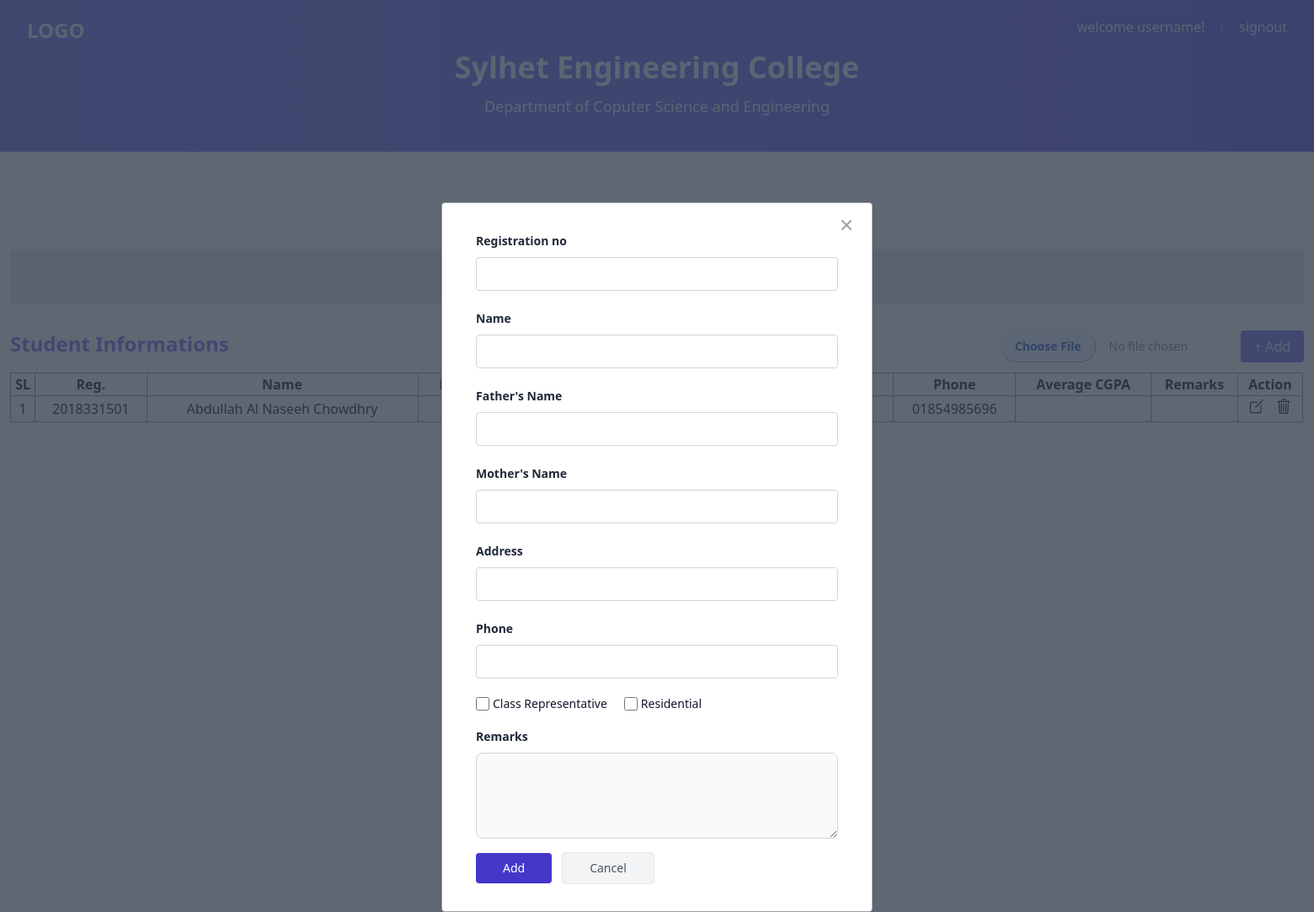
The app's page /main/students/CSE-12 with its own data.
### main/models.py (models this page shows)
class Student(models.Model):
    id = models.AutoField
    reg_no = models.CharField(max_length=10, default="")
    batch_no = models.CharField(max_length=6, default="")
    session = models.CharField(max_length=8, default="")
    name = models.CharField(max_length=60, default="")
    father_name = models.CharField(max_length=60, default="")
    mother_name = models.CharField(max_length=60, default="")
    address = models.CharField(max_length=100, default="")
    phone = models.CharField(max_length=11, default="")
    isResidential = models.BooleanField(default=False)
    isCR = models.BooleanField(default=False)
    average_cgpa = models.FloatField(default=0)
    remarks = models.CharField(max_length=500, default="")

### main/views.py (the view)
# urls.py: path('students/<str:batch_no>', views.students_view, name="students_view")
def students_view(request, batch_no):
    students = Student.objects.filter(batch_no=batch_no)
    batch = Batch.objects.filter(batch_no=batch_no).first()
    session = batch.session
    return render(request, 'main/students.html', {'batch_no':batch_no, 'session':session, 'students':students})

### main/templates/main/students.html (shortened to what this page needs)
{% extends 'main/base.html' %}
{% block body %}
    <dh-component>
        <div
          class="py-60 bg-gray-700/80 transition duration-300 ease-in-out z-10 absolute top-0 right-0 bottom-0 left-0"
          id="AddStudentModal"
        >
          <div role="alert" class="container mx-auto w-11/12 md:w-2/3 max-w-lg">
            <div
              class="relative py-8 px-5 md:px-10 bg-white shadow-md rounded border border-gray-400"
            >
                <label
                    for="reg_no"
                    class="text-gray-800 text-sm font-bold leading-tight tracking-normal"
                >Registration no</label
                >
                <input
                    id="reg_no"
                    class="mb-5 mt-2 text-gray-600 focus:outline-none focus:border focus:border-indigo-700 font-normal w-full h-10 flex items-center pl-3 text-sm border-gray-300 rounded border"
                    placeholder=""
                />
                <label
                    for="name"
                    class="text-gray-800 text-sm font-bold leading-tight tracking-normal"
                >Name</label
                >
                <input
                    id="name"
                    class="mb-5 mt-2 text-gray-600 focus:outline-none focus:border focus:border-indigo-700 font-normal w-full h-10 flex items-center pl-3 text-sm border-gray-300 rounded border"
                    placeholder=""
                />
                <label
                    for="father_name"
                    class="text-gray-800 text-sm font-bold leading-tight tracking-normal"
                >Father's Name</label
                >
                <input
                    id="father_name"
                    class="mb-5 mt-2 text-gray-600 focus:outline-none focus:border focus:border-indigo-700 font-normal w-full h-10 flex items-center pl-3 text-sm border-gray-300 rounded border"
                    placeholder=""
                />
                <label
                    for="mother_name"
                    class="text-gray-800 text-sm font-bold leading-tight tracking-normal"
                >Mother's Name</label
                >
                <input
                    id="mother_name"
                    class="mb-5 mt-2 text-gray-600 focus:outline-none focus:border focus:border-indigo-700 font-normal w-full h-10 flex items-center pl-3 text-sm border-gray-300 rounded border"
                    placeholder=""
                />
                <label
                    for="address"
                    class="text-gray-800 text-sm font-bold leading-tight tracking-normal"
                >Address</label
                >
                <input
                    id="address"
                    class="mb-5 mt-2 text-gray-600 focus:outline-none focus:border focus:border-indigo-700 font-normal w-full h-10 flex items-center pl-3 text-sm border-gray-300 rounded border"
                    placeholder=""
                />
                <label
                    for="phone"
                    class="text-gray-800 text-sm font-bold leading-tight tracking-normal"
                >Phone</label
                >
                <input
                    id="phone"
                    class="mb-5 mt-2 text-gray-600 focus:outline-none focus:border focus:border-indigo-700 font-normal w-full h-10 flex items-center pl-3 text-sm border-gray-300 rounded border"
                    placeholder=""
                />
                <div class="flex items-center mb-4">
                    <input id="is_cr" type="checkbox" value="" class="w-4 h-4 text-blue-600 bg-gray-100 border-gray-300 rounded focus:ring-blue-500 dark:focus:ring-blue-600 dark:ring-offset-gray-800 focus:ring-2 dark:bg-gray-700 dark:border-gray-600">
                    <label for="default-checkbox" class="ml-1 mr-5 text-sm font-medium text-gray-900 dark:text-gray-600">Class Representative</label>
                    <input id="is_residential" type="checkbox" value="" class="w-4 h-4 text-blue-600 bg-gray-100 border-gray-300 rounded focus:ring-blue-500 dark:focus:ring-blue-600 dark:ring-offset-gray-800 focus:ring-2 dark:bg-gray-700 dark:border-gray-600">
                    <label for="default-checkbox" class="ml-1 mr-5 text-sm font-medium text-gray-900 dark:text-gray-600">Residential</label>
                </div>
                <label
                    for="remarks"
                    class="text-gray-800 text-sm font-bold leading-tight tracking-normal"
                >Remarks</label>
                <textarea
                    id="remarks" rows="4"
                    class="block mt-2 mb-4 p-2.5 w-full text-sm text-gray-900 bg-gray-50 rounded-lg border border-gray-300 focus:ring-blue-500 focus:border-blue-500 dark:border-gray-300 dark:placeholder-gray-400 dark:text-white dark:focus:ring-blue-500 dark:focus:border-blue-500"
                    placeholder="">
                </textarea>
              <div class="flex items-center justify-start w-full">
                <form action="" method="POST"> {% csrf_token %}
                  <button
                    class="focus:outline-none focus:ring-2 focus:ring-offset-2 focus:ring-indigo-700 transition duration-150 ease-in-out hover:bg-indigo-600 bg-indigo-700 rounded text-white px-8 py-2 text-sm"
                    type="submit"
                  >
                  Add
                  </button>
                </form>
                <button
                  class="focus:outline-none focus:ring-2 focus:ring-offset-2 focus:ring-gray-400 ml-3 bg-gray-100 transition duration-150 text-gray-600 ease-in-out hover:border-gray-400 hover:bg-gray-300 border rounded px-8 py-2 text-sm"
                  onclick="modalHandler()"
                >
                  Cancel
                </button>
              </div>
              <button
                class="cursor-pointer absolute top-0 right-0 mt-4 mr-5 text-gray-400 hover:text-gray-600 transition duration-150 ease-in-out rounded focus:ring-2 focus:outline-none focus:ring-gray-600"
                onclick="modalHandler()"
                aria-label="close modal"
                role="button"
              >
              </button>
            </div>
          </div>
        </div>
        <div class="w-full flex justify-center py-12" id="button"></div>
      </dh-component>
<div class="container mx-auto">
    <div
      class="info text-center p-3 items-center bg-gray-200 my-5 rounded"
    >
      <div class="info-text-center items-start">
        <h3 class="text-4xl font-bold text-indigo-500">{{batch_no}} ({{session}})</h3>
      </div>
    </div>
<div class="tabulation-sheet container mx-auto">
      <div class="courses-head flex justify-between py-3">
        <h2 class="text-2xl font-bold text-indigo-500">Student Informations</h2>
        <div class="btns flex gap-3">
          <div class="upload-btn">
            <label class="block">
            <input type="file" accept=".csv"
              class="block w-full text-sm text-gray-500 file:mr-4 file:py-2 file:px-4 file:rounded-full file:border file:border-indigo-100 file:text-sm file:font-semibold file:bg-blue-50 file:text-blue-700 hover:file:bg-blue-100" />
            </label>
          </div>
          <button
              class="add-btn ml-auto bg-indigo-500 text-indigo-50 px-4 py-1 rounded hover:bg-indigo-600 duration-200"
              onclick="modalHandler(true)">
              + Add
          </button>
        </div>
      </div>
    <table class="content-table py-3">
      <tr>
        <th>SL</th>
        <th>Reg.</th>
        <th>Name</th>
        <th>Father's Name</th>
        <th>Mother's Name</th>
        <th>Address</th>
        <th>Phone</th>
        <th>Average CGPA</th>
        <th>Remarks</th>
        <th>Action</th>
      </tr>
      {% for student in students %}
      <tr>
        <td>{{forloop.counter}}</td>
        <td>{{student.reg_no}}</td>
        <td >{{student.name}}</td>
        <td>{{student.father_name}}</td>
        <td>{{student.mother_name}}</td>
        <td>{{student.address}}</td>
        <td>{{student.phone}}</td>
        <td></td>
        <td></td>
        <td>
            <div class="button flex gap-3 items-center justify-center text-xl">
              <button class="edit hover:text-indigo-500 duration-200" ><ion-icon name="create-outline"></ion-icon>
              </button>
              <button class="delete hover:text-indigo-500 duration-200" ><ion-icon name="trash-outline"></ion-icon>
              </button>
            </div>
        </td>
      </tr>
      {% endfor %}
    </table>
  </div>
{% endblock %}

### records on screen
Student: reg_no "2018331501", name "Abdullah Al Naseeh Chowdhry", phone "01854985696"
